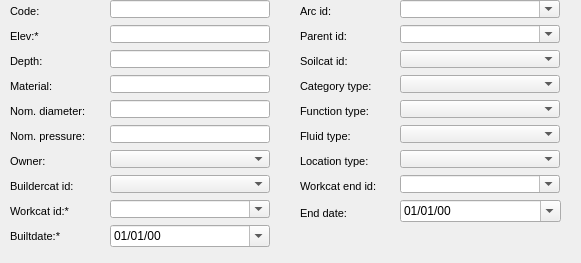
      <widget class="QWidget" name="page_71">
       <property name="geometry">
        <rect>
         <x>0</x>
         <y>0</y>
         <width>581</width>
         <height>263</height>
        </rect>
       </property>
       <attribute name="label">
        <string>Basic information</string>
       </attribute>
       <widget class="QgsDateTimeEdit" name="enddate">
        <property name="geometry">
         <rect>
          <x>400</x>
          <y>200</y>
          <width>161</width>
          <height>22</height>
         </rect>
        </property>
        <property name="displayFormat">
         <string>dd/MM/yy</string>
        </property>
        <property name="calendarPopup">
         <bool>true</bool>
        </property>
        <property name="allowNull" stdset="0">
         <bool>true</bool>
        </property>
       </widget>
       <widget class="QComboBox" name="ownercat_id">
        <property name="geometry">
         <rect>
          <x>110</x>
          <y>150</y>
          <width>160</width>
          <height>18</height>
         </rect>
        </property>
       </widget>
       <widget class="QComboBox" name="workcat_id_end">
        <property name="geometry">
         <rect>
          <x>400</x>
          <y>175</y>
          <width>160</width>
          <height>18</height>
         </rect>
        </property>
        <property name="autoFillBackground">
         <bool>true</bool>
        </property>
        <property name="editable">
         <bool>true</bool>
        </property>
        <property name="maxVisibleItems">
         <number>8</number>
        </property>
        <property name="frame">
         <bool>true</bool>
        </property>
       </widget>
       <widget class="QComboBox" name="buildercat_id">
        <property name="geometry">
         <rect>
          <x>110</x>
          <y>175</y>
          <width>160</width>
          <height>18</height>
         </rect>
        </property>
       </widget>
       <widget class="QComboBox" name="fluid_type">
        <property name="geometry">
         <rect>
          <x>400</x>
          <y>125</y>
          <width>160</width>
          <height>18</height>
         </rect>
        </property>
       </widget>
       <widget class="QgsDateTimeEdit" name="builtdate">
        <property name="geometry">
         <rect>
          <x>110</x>
          <y>225</y>
          <width>160</width>
          <height>22</height>
         </rect>
        </property>
        <property name="displayFormat">
         <string>dd/MM/yy</string>
        </property>
        <property name="calendarPopup">
         <bool>true</bool>
        </property>
        <property name="allowNull" stdset="0">
         <bool>true</bool>
        </property>
       </widget>
       <widget class="QLineEdit" name="cat_pnom">
        <property name="geometry">
         <rect>
          <x>110</x>
          <y>125</y>
          <width>160</width>
          <height>18</height>
         </rect>
        </property>
        <property name="frame">
         <bool>true</bool>
        </property>
       </widget>
       <widget class="QLabel" name="label_cat_matcat_id">
        <property name="geometry">
         <rect>
          <x>10</x>
          <y>75</y>
          <width>101</width>
          <height>22</height>
         </rect>
        </property>
        <property name="font">
         <font>
          <pointsize>8</pointsize>
         </font>
        </property>
        <property name="frameShape">
         <enum>QFrame::NoFrame</enum>
        </property>
        <property name="frameShadow">
         <enum>QFrame::Plain</enum>
        </property>
        <property name="text">
         <string>Material:</string>
        </property>
        <property name="textFormat">
         <enum>Qt::AutoText</enum>
        </property>
        <property name="scaledContents">
         <bool>false</bool>
        </property>
        <property name="alignment">
         <set>Qt::AlignLeading|Qt::AlignLeft|Qt::AlignVCenter</set>
        </property>
        <property name="margin">
         <number>3</number>
        </property>
       </widget>
       <widget class="QLineEdit" name="cat_matcat_id">
        <property name="geometry">
         <rect>
          <x>110</x>
          <y>75</y>
          <width>160</width>
          <height>18</height>
         </rect>
        </property>
        <property name="frame">
         <bool>true</bool>
        </property>
       </widget>
       <widget class="QLineEdit" name="code">
        <property name="geometry">
         <rect>
          <x>110</x>
          <y>0</y>
          <width>160</width>
          <height>18</height>
         </rect>
        </property>
        <property name="frame">
         <bool>true</bool>
        </property>
       </widget>
       <widget class="QComboBox" name="soilcat_id">
        <property name="geometry">
         <rect>
          <x>400</x>
          <y>50</y>
          <width>160</width>
          <height>18</height>
         </rect>
        </property>
       </widget>
       <widget class="QLabel" name="label_cat_pnom">
        <property name="geometry">
         <rect>
          <x>10</x>
          <y>125</y>
          <width>101</width>
          <height>22</height>
         </rect>
        </property>
        <property name="font">
         <font>
          <pointsize>8</pointsize>
         </font>
        </property>
        <property name="frameShape">
         <enum>QFrame::NoFrame</enum>
        </property>
        <property name="frameShadow">
         <enum>QFrame::Plain</enum>
        </property>
        <property name="text">
         <string>Nom. pressure:</string>
        </property>
        <property name="textFormat">
         <enum>Qt::AutoText</enum>
        </property>
        <property name="scaledContents">
         <bool>false</bool>
        </property>
        <property name="alignment">
         <set>Qt::AlignLeading|Qt::AlignLeft|Qt::AlignVCenter</set>
        </property>
        <property name="margin">
         <number>3</number>
        </property>
       </widget>
       <widget class="QLabel" name="label_builtdate">
        <property name="geometry">
         <rect>
          <x>10</x>
          <y>225</y>
          <width>101</width>
          <height>22</height>
         </rect>
        </property>
        <property name="font">
         <font>
          <pointsize>8</pointsize>
         </font>
        </property>
        <property name="frameShape">
         <enum>QFrame::NoFrame</enum>
        </property>
        <property name="frameShadow">
         <enum>QFrame::Plain</enum>
        </property>
        <property name="text">
         <string>Builtdate:*</string>
        </property>
        <property name="textFormat">
         <enum>Qt::AutoText</enum>
        </property>
        <property name="scaledContents">
         <bool>false</bool>
        </property>
        <property name="alignment">
         <set>Qt::AlignLeading|Qt::AlignLeft|Qt::AlignVCenter</set>
        </property>
        <property name="margin">
         <number>3</number>
        </property>
       </widget>
       <widget class="QLabel" name="label_buildercat_id">
        <property name="geometry">
         <rect>
          <x>10</x>
          <y>175</y>
          <width>101</width>
          <height>22</height>
         </rect>
        </property>
        <property name="font">
         <font>
          <pointsize>8</pointsize>
         </font>
        </property>
        <property name="frameShape">
         <enum>QFrame::NoFrame</enum>
        </property>
        <property name="frameShadow">
         <enum>QFrame::Plain</enum>
        </property>
        <property name="text">
         <string>Buildercat id:</string>
        </property>
        <property name="textFormat">
         <enum>Qt::AutoText</enum>
        </property>
        <property name="scaledContents">
         <bool>false</bool>
        </property>
        <property name="alignment">
         <set>Qt::AlignLeading|Qt::AlignLeft|Qt::AlignVCenter</set>
        </property>
        <property name="margin">
         <number>3</number>
        </property>
       </widget>
       <widget class="QComboBox" name="location_type">
        <property name="geometry">
         <rect>
          <x>400</x>
          <y>150</y>
          <width>160</width>
          <height>18</height>
         </rect>
        </property>
       </widget>
       <widget class="QComboBox" name="parent_id">
        <property name="geometry">
         <rect>
          <x>400</x>
          <y>25</y>
          <width>160</width>
          <height>18</height>
         </rect>
        </property>
        <property name="autoFillBackground">
         <bool>true</bool>
        </property>
        <property name="editable">
         <bool>true</bool>
        </property>
        <property name="maxVisibleItems">
         <number>8</number>
        </property>
        <property name="frame">
         <bool>true</bool>
        </property>
       </widget>
       <widget class="QLabel" name="label_soilcat_id">
        <property name="geometry">
         <rect>
          <x>300</x>
          <y>50</y>
          <width>90</width>
          <height>22</height>
         </rect>
        </property>
        <property name="font">
         <font>
          <pointsize>8</pointsize>
         </font>
        </property>
        <property name="frameShape">
         <enum>QFrame::NoFrame</enum>
        </property>
        <property name="frameShadow">
         <enum>QFrame::Plain</enum>
        </property>
        <property name="text">
         <string>Soilcat id:</string>
        </property>
        <property name="textFormat">
         <enum>Qt::AutoText</enum>
        </property>
        <property name="scaledContents">
         <bool>false</bool>
        </property>
        <property name="alignment">
         <set>Qt::AlignLeading|Qt::AlignLeft|Qt::AlignVCenter</set>
        </property>
        <property name="margin">
         <number>3</number>
        </property>
       </widget>
       <widget class="QLabel" name="label_workcat_id">
        <property name="geometry">
         <rect>
          <x>10</x>
          <y>200</y>
          <width>90</width>
          <height>22</height>
         </rect>
        </property>
        <property name="font">
         <font>
          <pointsize>8</pointsize>
         </font>
        </property>
        <property name="frameShape">
         <enum>QFrame::NoFrame</enum>
        </property>
        <property name="frameShadow">
         <enum>QFrame::Plain</enum>
        </property>
        <property name="text">
         <string>Workcat id:*</string>
        </property>
        <property name="textFormat">
         <enum>Qt::AutoText</enum>
        </property>
        <property name="scaledContents">
         <bool>false</bool>
        </property>
        <property name="alignment">
         <set>Qt::AlignLeading|Qt::AlignLeft|Qt::AlignVCenter</set>
        </property>
        <property name="margin">
         <number>3</number>
        </property>
       </widget>
       <widget class="QLabel" name="label_depth">
        <property name="geometry">
         <rect>
          <x>10</x>
          <y>50</y>
          <width>90</width>
          <height>22</height>
         </rect>
        </property>
        <property name="font">
         <font>
          <pointsize>8</pointsize>
          <weight>50</weight>
          <bold>false</bold>
         </font>
        </property>
        <property name="frameShape">
         <enum>QFrame::NoFrame</enum>
        </property>
        <property name="frameShadow">
         <enum>QFrame::Plain</enum>
        </property>
        <property name="text">
         <string>Depth:</string>
        </property>
        <property name="textFormat">
         <enum>Qt::AutoText</enum>
        </property>
        <property name="scaledContents">
         <bool>false</bool>
        </property>
        <property name="alignment">
         <set>Qt::AlignLeading|Qt::AlignLeft|Qt::AlignVCenter</set>
        </property>
        <property name="margin">
         <number>3</number>
        </property>
       </widget>
       <widget class="QComboBox" name="arc_id">
        <property name="geometry">
         <rect>
          <x>400</x>
          <y>0</y>
          <width>160</width>
          <height>18</height>
         </rect>
        </property>
        <property name="autoFillBackground">
         <bool>true</bool>
        </property>
        <property name="editable">
         <bool>true</bool>
        </property>
        <property name="maxVisibleItems">
         <number>8</number>
        </property>
        <property name="frame">
         <bool>true</bool>
        </property>
       </widget>
       <widget class="QLabel" name="label_arc_id">
        <property name="geometry">
         <rect>
          <x>300</x>
          <y>0</y>
          <width>101</width>
          <height>22</height>
         </rect>
        </property>
        <property name="font">
         <font>
          <pointsize>8</pointsize>
         </font>
        </property>
        <property name="frameShape">
         <enum>QFrame::NoFrame</enum>
        </property>
        <property name="frameShadow">
         <enum>QFrame::Plain</enum>
        </property>
        <property name="text">
         <string>Arc id:</string>
        </property>
        <property name="textFormat">
         <enum>Qt::AutoText</enum>
        </property>
        <property name="scaledContents">
         <bool>false</bool>
        </property>
        <property name="alignment">
         <set>Qt::AlignLeading|Qt::AlignLeft|Qt::AlignVCenter</set>
        </property>
        <property name="margin">
         <number>3</number>
        </property>
       </widget>
       <widget class="QLabel" name="label_parent_id">
        <property name="geometry">
         <rect>
          <x>300</x>
          <y>25</y>
          <width>101</width>
          <height>22</height>
         </rect>
        </property>
        <property name="font">
         <font>
          <pointsize>8</pointsize>
         </font>
        </property>
        <property name="frameShape">
         <enum>QFrame::NoFrame</enum>
        </property>
        <property name="frameShadow">
         <enum>QFrame::Plain</enum>
        </property>
        <property name="text">
         <string>Parent id:</string>
        </property>
        <property name="textFormat">
         <enum>Qt::AutoText</enum>
        </property>
        <property name="scaledContents">
         <bool>false</bool>
        </property>
        <property name="alignment">
         <set>Qt::AlignLeading|Qt::AlignLeft|Qt::AlignVCenter</set>
        </property>
        <property name="margin">
         <number>3</number>
        </property>
       </widget>
       <widget class="QLabel" name="label_function_type">
        <property name="geometry">
         <rect>
          <x>300</x>
          <y>100</y>
          <width>90</width>
          <height>22</height>
         </rect>
        </property>
        <property name="font">
         <font>
          <pointsize>8</pointsize>
         </font>
        </property>
        <property name="frameShape">
         <enum>QFrame::NoFrame</enum>
        </property>
        <property name="frameShadow">
         <enum>QFrame::Plain</enum>
        </property>
        <property name="text">
         <string>Function type:</string>
        </property>
        <property name="textFormat">
         <enum>Qt::AutoText</enum>
        </property>
        <property name="scaledContents">
         <bool>false</bool>
        </property>
        <property name="alignment">
         <set>Qt::AlignLeading|Qt::AlignLeft|Qt::AlignVCenter</set>
        </property>
        <property name="margin">
         <number>3</number>
        </property>
       </widget>
       <widget class="QLabel" name="label_elevation">
        <property name="geometry">
         <rect>
          <x>10</x>
          <y>25</y>
          <width>90</width>
          <height>22</height>
         </rect>
        </property>
        <property name="font">
         <font>
          <pointsize>8</pointsize>
          <weight>50</weight>
          <bold>false</bold>
         </font>
        </property>
        <property name="frameShape">
         <enum>QFrame::NoFrame</enum>
        </property>
        <property name="frameShadow">
         <enum>QFrame::Plain</enum>
        </property>
        <property name="text">
         <string>Elev:*</string>
        </property>
        <property name="textFormat">
         <enum>Qt::AutoText</enum>
        </property>
        <property name="scaledContents">
         <bool>false</bool>
        </property>
        <property name="alignment">
         <set>Qt::AlignLeading|Qt::AlignLeft|Qt::AlignVCenter</set>
        </property>
        <property name="margin">
         <number>3</number>
        </property>
       </widget>
       <widget class="QLabel" name="label_owner">
        <property name="geometry">
         <rect>
          <x>10</x>
          <y>150</y>
          <width>90</width>
          <height>22</height>
         </rect>
        </property>
        <property name="font">
         <font>
          <pointsize>8</pointsize>
         </font>
        </property>
        <property name="frameShape">
         <enum>QFrame::NoFrame</enum>
        </property>
        <property name="frameShadow">
         <enum>QFrame::Plain</enum>
        </property>
        <property name="text">
         <string>Owner:</string>
        </property>
        <property name="textFormat">
         <enum>Qt::AutoText</enum>
        </property>
        <property name="scaledContents">
         <bool>false</bool>
        </property>
        <property name="alignment">
         <set>Qt::AlignLeading|Qt::AlignLeft|Qt::AlignVCenter</set>
        </property>
        <property name="margin">
         <number>3</number>
        </property>
       </widget>
       <widget class="QComboBox" name="workcat_id">
        <property name="geometry">
         <rect>
          <x>110</x>
          <y>200</y>
          <width>160</width>
          <height>18</height>
         </rect>
        </property>
        <property name="autoFillBackground">
         <bool>true</bool>
        </property>
        <property name="editable">
         <bool>true</bool>
        </property>
        <property name="maxVisibleItems">
         <number>8</number>
        </property>
        <property name="frame">
         <bool>true</bool>
        </property>
       </widget>
       <widget class="QLabel" name="label_fluid_type">
        <property name="geometry">
         <rect>
          <x>300</x>
          <y>125</y>
          <width>90</width>
          <height>22</height>
         </rect>
        </property>
        <property name="font">
         <font>
          <pointsize>8</pointsize>
         </font>
        </property>
        <property name="frameShape">
         <enum>QFrame::NoFrame</enum>
        </property>
        <property name="frameShadow">
         <enum>QFrame::Plain</enum>
        </property>
        <property name="text">
         <string>Fluid type:</string>
        </property>
        <property name="textFormat">
         <enum>Qt::AutoText</enum>
        </property>
        <property name="scaledContents">
         <bool>false</bool>
        </property>
        <property name="alignment">
         <set>Qt::AlignLeading|Qt::AlignLeft|Qt::AlignVCenter</set>
        </property>
        <property name="margin">
         <number>3</number>
        </property>
       </widget>
       <widget class="QLineEdit" name="elevation">
        <property name="geometry">
         <rect>
          <x>110</x>
          <y>25</y>
          <width>160</width>
          <height>18</height>
         </rect>
        </property>
        <property name="inputMask">
         <string/>
        </property>
        <property name="frame">
         <bool>true</bool>
        </property>
       </widget>
       <widget class="QLineEdit" name="cat_dnom">
        <property name="geometry">
         <rect>
          <x>110</x>
          <y>100</y>
          <width>160</width>
          <height>18</height>
         </rect>
        </property>
        <property name="frame">
         <bool>true</bool>
        </property>
       </widget>
       <widget class="QLabel" name="label_enddate">
        <property name="geometry">
         <rect>
          <x>300</x>
          <y>202</y>
          <width>101</width>
          <height>22</height>
         </rect>
        </property>
        <property name="font">
         <font>
          <pointsize>8</pointsize>
         </font>
        </property>
        <property name="frameShape">
         <enum>QFrame::NoFrame</enum>
        </property>
        <property name="frameShadow">
         <enum>QFrame::Plain</enum>
        </property>
        <property name="text">
         <string>End date:</string>
        </property>
        <property name="textFormat">
         <enum>Qt::AutoText</enum>
        </property>
        <property name="scaledContents">
         <bool>false</bool>
        </property>
        <property name="alignment">
         <set>Qt::AlignLeading|Qt::AlignLeft|Qt::AlignVCenter</set>
        </property>
        <property name="margin">
         <number>3</number>
        </property>
       </widget>
       <widget class="QLineEdit" name="depth">
        <property name="geometry">
         <rect>
          <x>110</x>
          <y>50</y>
          <width>160</width>
          <height>18</height>
         </rect>
        </property>
        <property name="frame">
         <bool>true</bool>
        </property>
       </widget>
       <widget class="QLabel" name="label_cat_dnom">
        <property name="geometry">
         <rect>
          <x>10</x>
          <y>100</y>
          <width>101</width>
          <height>22</height>
         </rect>
        </property>
        <property name="font">
         <font>
          <pointsize>8</pointsize>
         </font>
        </property>
        <property name="frameShape">
         <enum>QFrame::NoFrame</enum>
        </property>
        <property name="frameShadow">
         <enum>QFrame::Plain</enum>
        </property>
        <property name="text">
         <string>Nom. diameter:</string>
        </property>
        <property name="textFormat">
         <enum>Qt::AutoText</enum>
        </property>
        <property name="scaledContents">
         <bool>false</bool>
        </property>
        <property name="alignment">
         <set>Qt::AlignLeading|Qt::AlignLeft|Qt::AlignVCenter</set>
        </property>
        <property name="margin">
         <number>3</number>
        </property>
       </widget>
       <widget class="QLabel" name="label_category_type">
        <property name="geometry">
         <rect>
          <x>300</x>
          <y>75</y>
          <width>90</width>
          <height>22</height>
         </rect>
        </property>
        <property name="font">
         <font>
          <pointsize>8</pointsize>
         </font>
        </property>
        <property name="frameShape">
         <enum>QFrame::NoFrame</enum>
        </property>
        <property name="frameShadow">
         <enum>QFrame::Plain</enum>
        </property>
        <property name="text">
         <string>Category type:</string>
        </property>
        <property name="textFormat">
         <enum>Qt::AutoText</enum>
        </property>
        <property name="scaledContents">
         <bool>false</bool>
        </property>
        <property name="alignment">
         <set>Qt::AlignLeading|Qt::AlignLeft|Qt::AlignVCenter</set>
        </property>
        <property name="margin">
         <number>3</number>
        </property>
       </widget>
       <widget class="QComboBox" name="function_type">
        <property name="geometry">
         <rect>
          <x>400</x>
          <y>100</y>
          <width>160</width>
          <height>18</height>
         </rect>
        </property>
       </widget>
       <widget class="QComboBox" name="category_type">
        <property name="geometry">
         <rect>
          <x>400</x>
          <y>75</y>
          <width>160</width>
          <height>18</height>
         </rect>
        </property>
       </widget>
       <widget class="QLabel" name="label_code">
        <property name="geometry">
         <rect>
          <x>10</x>
          <y>0</y>
          <width>101</width>
          <height>22</height>
         </rect>
        </property>
        <property name="font">
         <font>
          <pointsize>8</pointsize>
         </font>
        </property>
        <property name="frameShape">
         <enum>QFrame::NoFrame</enum>
        </property>
        <property name="frameShadow">
         <enum>QFrame::Plain</enum>
        </property>
        <property name="text">
         <string>Code:</string>
        </property>
        <property name="textFormat">
         <enum>Qt::AutoText</enum>
        </property>
        <property name="scaledContents">
         <bool>false</bool>
        </property>
        <property name="alignment">
         <set>Qt::AlignLeading|Qt::AlignLeft|Qt::AlignVCenter</set>
        </property>
        <property name="margin">
         <number>3</number>
        </property>
       </widget>
       <widget class="QLabel" name="label_location_type">
        <property name="geometry">
         <rect>
          <x>300</x>
          <y>150</y>
          <width>90</width>
          <height>22</height>
         </rect>
        </property>
        <property name="font">
         <font>
          <pointsize>8</pointsize>
         </font>
        </property>
        <property name="frameShape">
         <enum>QFrame::NoFrame</enum>
        </property>
        <property name="frameShadow">
         <enum>QFrame::Plain</enum>
        </property>
        <property name="text">
         <string>Location type:</string>
        </property>
        <property name="textFormat">
         <enum>Qt::AutoText</enum>
        </property>
        <property name="scaledContents">
         <bool>false</bool>
        </property>
        <property name="alignment">
         <set>Qt::AlignLeading|Qt::AlignLeft|Qt::AlignVCenter</set>
        </property>
        <property name="margin">
         <number>3</number>
        </property>
       </widget>
       <widget class="QLabel" name="label_workcat_id_end">
        <property name="geometry">
         <rect>
          <x>300</x>
          <y>175</y>
          <width>101</width>
          <height>22</height>
         </rect>
        </property>
        <property name="font">
         <font>
          <pointsize>8</pointsize>
         </font>
        </property>
        <property name="frameShape">
         <enum>QFrame::NoFrame</enum>
        </property>
        <property name="frameShadow">
         <enum>QFrame::Plain</enum>
        </property>
        <property name="text">
         <string>Workcat end id:</string>
        </property>
        <property name="textFormat">
         <enum>Qt::AutoText</enum>
        </property>
        <property name="scaledContents">
         <bool>false</bool>
        </property>
        <property name="alignment">
         <set>Qt::AlignLeading|Qt::AlignLeft|Qt::AlignVCenter</set>
        </property>
        <property name="margin">
         <number>3</number>
        </property>
       </widget>
      </widget>
